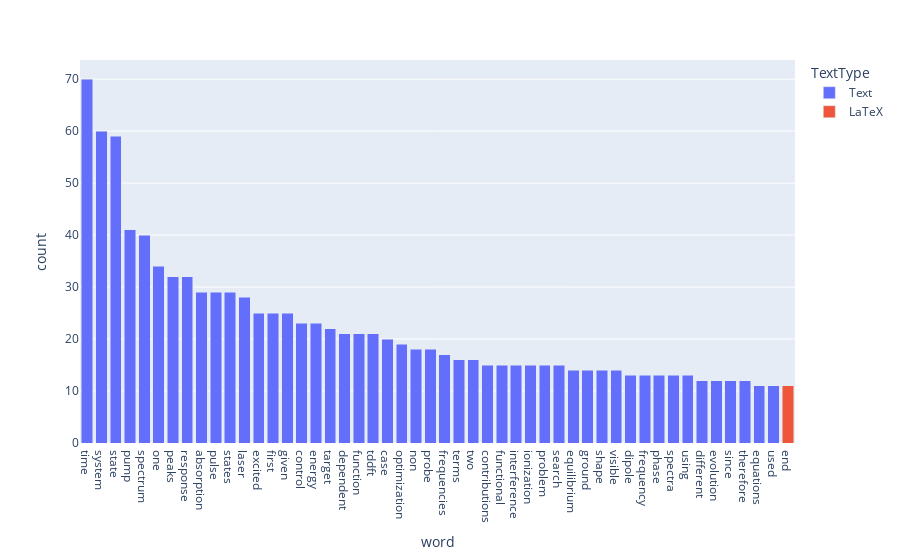

Notebook source saved alongside this figure:
### Code cell
text_clean = ' '.join([token[0] for token in convert_text_to_clean_tokens(text_raw,
                                                                          stopwords=stopwords.words('english'),
                                                                         clean_latex=True)])
create_wordcounts_bar_chart(create_wordcounts_text(text_clean))

### Figure 1 — Plotly figure (JSON) as saved in the notebook; plotly's stock layout.template omitted (floating-point values rounded to 4 significant figures)
{"data": [{"alignmentgroup": "True", "hovertemplate": "TextType=Text<br>word=%{x}<br>count=%{y}<extra></extra>", "legendgroup": "Text", "marker": {"color": "#636efa", "pattern": {"shape": ""}}, "name": "Text", "offsetgroup": "Text", "orientation": "v", "showlegend": true, "textposition": "auto", "type": "bar", "x": ["absorption", "case", "contributions", "control", "dependent", "different", "dipole", "energy", "equations", "equilibrium", "evolution", "excited", "first", "frequencies", "frequency", "function", "functional", "given", "ground", "interference", "ionization", "laser", "non", "one", "optimization", "peaks", "phase", "probe", "problem", "pulse", "pump", "response", "search", "shape", "since", "spectra", "spectrum", "state", "states", "system", "target", "tddft", "terms", "therefore", "time", "two", "used", "using", "visible"], "xaxis": "x", "y": [29, 20, 15, 23, 21, 12, 13, 23, 11, 14, 12, 25, 25, 17, 13, 21, 15, 25, 14, 15, 15, 28, 18, 34, 19, 32, 13, 18, 15, 29, 41, 32, 15, 14, 12, 13, 40, 59, 29, 60, 22, 21, 16, 12, 70, 16, 11, 13, 14], "yaxis": "y"}, {"alignmentgroup": "True", "hovertemplate": "TextType=LaTeX<br>word=%{x}<br>count=%{y}<extra></extra>", "legendgroup": "LaTeX", "marker": {"color": "#EF553B", "pattern": {"shape": ""}}, "name": "LaTeX", "offsetgroup": "LaTeX", "orientation": "v", "showlegend": true, "textposition": "auto", "type": "bar", "x": ["end"], "xaxis": "x", "y": [11], "yaxis": "y"}], "layout": {"barmode": "stack", "legend": {"title": {"text": "TextType"}, "tracegroupgap": 0}, "margin": {"t": 60}, "xaxis": {"anchor": "y", "categoryorder": "total descending", "domain": [0, 1], "title": {"text": "word"}}, "yaxis": {"anchor": "x", "domain": [0, 1], "title": {"text": "count"}}}}
